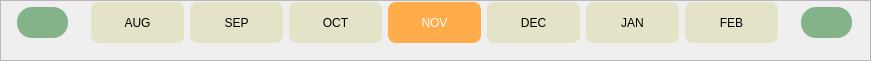
    <widget class="QFrame" name="frame_7">
     <property name="geometry">
      <rect>
       <x>30</x>
       <y>10</y>
       <width>871</width>
       <height>61</height>
      </rect>
     </property>
     <property name="frameShape">
      <enum>QFrame::StyledPanel</enum>
     </property>
     <property name="frameShadow">
      <enum>QFrame::Raised</enum>
     </property>
     <widget class="QWidget" name="layoutWidget">
      <property name="geometry">
       <rect>
        <x>0</x>
        <y>0</y>
        <width>871</width>
        <height>45</height>
       </rect>
      </property>
      <layout class="QHBoxLayout" name="horizontalLayout_3">
       <item>
        <widget class="QPushButton" name="previous_button">
         <property name="maximumSize">
          <size>
           <width>51</width>
           <height>31</height>
          </size>
         </property>
         <property name="cursor">
          <cursorShape>PointingHandCursor</cursorShape>
         </property>
         <property name="styleSheet">
          <string notr="true">image: url(D:/NotaProject/pics/left-arrow.png);
position: absolute;
width: 90px;
height: 50px;
left: 806px;
top: 31px;
text-align: center;
background: #84B289;
border-radius: 15px;
</string>
         </property>
         <property name="text">
          <string/>
         </property>
        </widget>
       </item>
       <item>
        <layout class="QHBoxLayout" name="horizontalLayout_2">
         <item>
          <widget class="QPushButton" name="month1_button">
           <property name="maximumSize">
            <size>
             <width>93</width>
             <height>41</height>
            </size>
           </property>
           <property name="cursor">
            <cursorShape>PointingHandCursor</cursorShape>
           </property>
           <property name="styleSheet">
            <string notr="true">;
        
padding: 8px 0px;
position: static;
width: 40px;
left: calc(50% - 40px/2 - 189.71px);
top: 0%;
bottom: 0%;
background-color: rgb(228, 226, 199);
border-radius: 8px;</string>
           </property>
           <property name="text">
            <string>AUG</string>
           </property>
          </widget>
         </item>
         <item>
          <widget class="QPushButton" name="month2_button">
           <property name="maximumSize">
            <size>
             <width>93</width>
             <height>41</height>
            </size>
           </property>
           <property name="cursor">
            <cursorShape>PointingHandCursor</cursorShape>
           </property>
           <property name="styleSheet">
            <string notr="true">;
        
 
padding: 8px 0px;
position: static;
width: 40px;
left: calc(50% - 40px/2 - 189.71px);
top: 0%;
bottom: 0%;
background-color: rgb(228, 226, 199);
border-radius: 8px;

</string>
           </property>
           <property name="text">
            <string>SEP</string>
           </property>
          </widget>
         </item>
         <item>
          <widget class="QPushButton" name="month3_button">
           <property name="maximumSize">
            <size>
             <width>93</width>
             <height>41</height>
            </size>
           </property>
           <property name="cursor">
            <cursorShape>PointingHandCursor</cursorShape>
           </property>
           <property name="styleSheet">
            <string notr="true">;
        
    
padding: 8px 0px;
position: static;
width: 40px;
left: calc(50% - 40px/2 - 189.71px);
top: 0%;
bottom: 0%;
background-color: rgb(228, 226, 199);
border-radius: 8px;</string>
           </property>
           <property name="text">
            <string>OCT</string>
           </property>
          </widget>
         </item>
         <item>
          <widget class="QPushButton" name="month4_button">
           <property name="maximumSize">
            <size>
             <width>93</width>
             <height>41</height>
            </size>
           </property>
           <property name="cursor">
            <cursorShape>ArrowCursor</cursorShape>
           </property>
           <property name="styleSheet">
            <string notr="true">;
        
    
padding: 8px 0px;
color: rgb(255, 255, 255);
position: static;
width: 40px;
left: calc(50% - 40px/2 - 189.71px);
top: 0%;
bottom: 0%;


background: #FFAC4B;
border-radius: 8px;</string>
           </property>
           <property name="text">
            <string>NOV</string>
           </property>
          </widget>
         </item>
         <item>
          <widget class="QPushButton" name="month5_button">
           <property name="maximumSize">
            <size>
             <width>93</width>
             <height>41</height>
            </size>
           </property>
           <property name="cursor">
            <cursorShape>PointingHandCursor</cursorShape>
           </property>
           <property name="styleSheet">
            <string notr="true">;
        
    
padding: 8px 0px;
position: static;
width: 40px;
left: calc(50% - 40px/2 - 189.71px);
top: 0%;
bottom: 0%;
background-color: rgb(228, 226, 199);
border-radius: 8px;</string>
           </property>
           <property name="text">
            <string>DEC</string>
           </property>
          </widget>
         </item>
         <item>
          <widget class="QPushButton" name="month6_button">
           <property name="maximumSize">
            <size>
             <width>93</width>
             <height>41</height>
            </size>
           </property>
           <property name="cursor">
            <cursorShape>PointingHandCursor</cursorShape>
           </property>
           <property name="styleSheet">
            <string notr="true">;
        
    
padding: 8px 0px;
position: static;
width: 40px;
left: calc(50% - 40px/2 - 189.71px);
top: 0%;
bottom: 0%;
background-color: rgb(228, 226, 199);
border-radius: 8px;</string>
           </property>
           <property name="text">
            <string>JAN</string>
           </property>
          </widget>
         </item>
         <item>
          <widget class="QPushButton" name="month7_button">
           <property name="maximumSize">
            <size>
             <width>93</width>
             <height>41</height>
            </size>
           </property>
           <property name="cursor">
            <cursorShape>PointingHandCursor</cursorShape>
           </property>
           <property name="styleSheet">
            <string notr="true">;
        
    
padding: 8px 0px;
position: static;
width: 40px;
left: calc(50% - 40px/2 - 189.71px);
top: 0%;
bottom: 0%;
background-color: rgb(228, 226, 199);
border-radius: 8px;</string>
           </property>
           <property name="text">
            <string>FEB</string>
           </property>
          </widget>
         </item>
        </layout>
       </item>
       <item>
        <widget class="QPushButton" name="next_button">
         <property name="maximumSize">
          <size>
           <width>51</width>
           <height>31</height>
          </size>
         </property>
         <property name="cursor">
          <cursorShape>PointingHandCursor</cursorShape>
         </property>
         <property name="styleSheet">
          <string notr="true">image: url(D:/NotaProject/pics/right-arrow.png);
position: absolute;
width: 90px;
height: 50px;
left: 806px;
top: 31px;
text-align: center;
background: #84B289;
border-radius: 15px;</string>
         </property>
         <property name="text">
          <string/>
         </property>
        </widget>
       </item>
      </layout>
     </widget>
    </widget>
